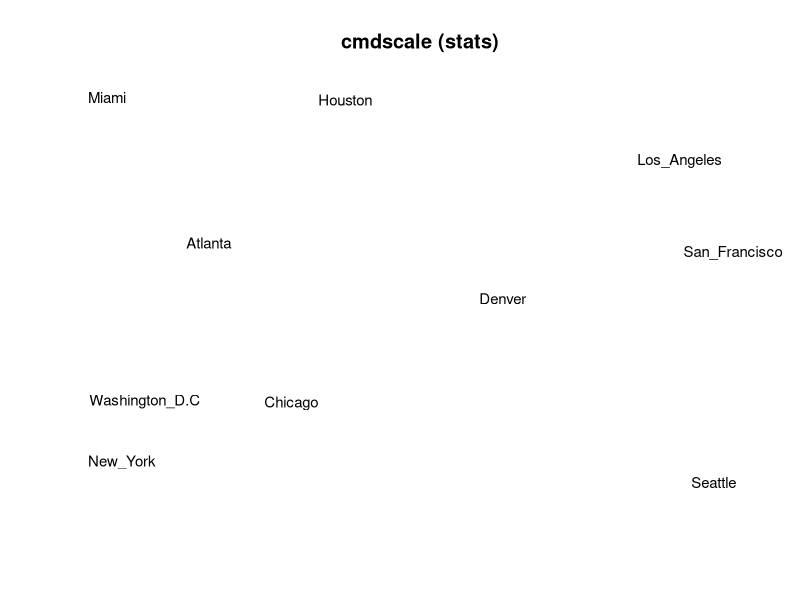
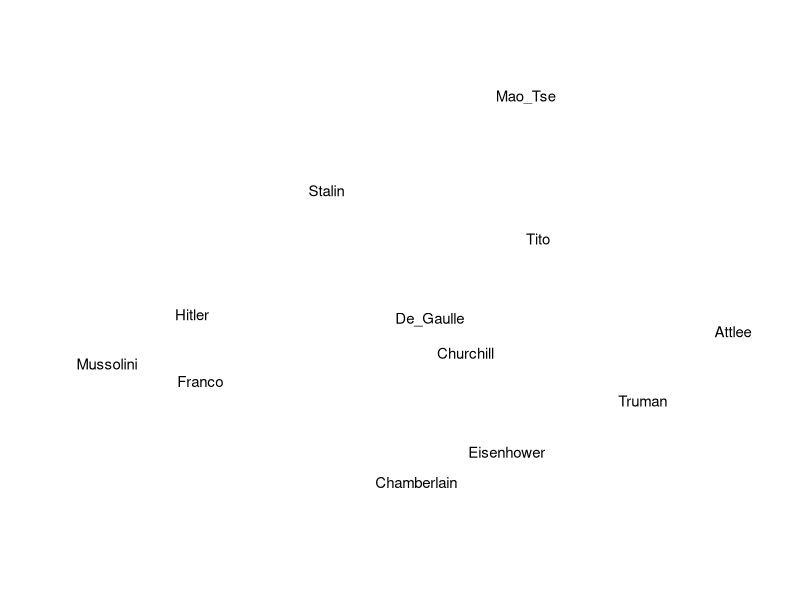

Recreate these plots in R, in order.
#================================================
#Multidimensional scaling (MDS) using R
     #---------Part(a)-----------#
#================================================

#Step 1: Create an empty matrix and define its dimensions ---
# The matrix will hold the distance data between 10 U.S. cities.
Air_line_data_2 <- matrix(ncol = 10, nrow = 10)

# Assign city names to the columns and rows
colnames(Air_line_data_2) <- c("Atlanta", "Chicago", "Denver", "Houston", "Los_Angeles", "Miami", "New_York", "San_Francisco", "Seattle", "Washington_D.C")
rownames(Air_line_data_2) <- c("Atlanta", "Chicago", "Denver", "Houston", "Los_Angeles", "Miami", "New_York", "San_Francisco", "Seattle", "Washington_D.C")

#Step 2: Populate the matrix with distance data ---
# The distances are fed into the lower triangle of the matrix.
Air_line_data_2[lower.tri(Air_line_data_2)] <- c(587, 1212, 701, 1936, 604, 748, 2139, 2182, 543, 920, 940, 1745, 1188, 713, 1858, 1737, 597, 879, 831, 1726, 1631, 949, 1021, 1494, 1374, 968, 1420, 1645, 1891, 1220, 2339, 2451, 347, 959, 2300, 1092, 2594, 2734, 923, 2571, 2408, 205, 678, 2442, 2329)

# Set the diagonal to zero (distance from a city to itself is 0)
diag(Air_line_data_2) <- 0

#Step 3: Convert the matrix to a distance object ---
# The cmdscale function works with distance objects.
# We also reflect the lower triangle to the upper triangle to make it a full symmetric matrix.
dist_data <- as.dist(Air_line_data_2)

#Step 4: Perform Classical (Metric) MDS ---
# cmdscale() performs the scaling, reducing the data to k=2 dimensions.
MMDS_1 <- cmdscale(dist_data, k = 2)

#Step 5: Plot the results ---
# 'type="n"' creates an empty plot.
plot(MMDS_1[, 1], MMDS_1[, 2], type = "n", xlab = "", ylab = "", axes = FALSE, main = "cmdscale (stats)")

# 'text()' adds the city names to the plot at their new 2D coordinates.
text(MMDS_1[, 1], MMDS_1[, 2], labels = rownames(MMDS_1), cex = 0.9, xpd = TRUE)


#================================================
#Multidimensional scaling (MDS) using R
     #---------Part(b)-----------#
#================================================

#Step 1: Load the MASS library for the isoMDS function ---
library(MASS)

#Step 2: Create an empty matrix for the dissimilarity data ---
World_war_Politicians_data_1 <- matrix(ncol = 12, nrow = 12)

# Assign names to the columns and rows
politician_names <- c("Hitler", "Mussolini", "Churchill", "Eisenhower", "Stalin", "Attlee", "Franco", "De_Gaulle", "Mao_Tse", "Truman", "Chamberlain", "Tito")
colnames(World_war_Politicians_data_1) <- politician_names
rownames(World_war_Politicians_data_1) <- politician_names

#Step 3: Populate the matrix with dissimilarity data ---
# Fill the lower triangle of the matrix with the provided dissimilarity scores.
World_war_Politicians_data_1[lower.tri(World_war_Politicians_data_1)] <- c(5, 11, 15, 8, 17, 5, 10, 16, 17, 12, 16, 14, 16, 13, 18, 3, 11, 18, 18, 14, 17, 7, 11, 11, 12, 5, 16, 8, 10, 8, 16, 16, 14, 8, 17, 6, 7, 12, 15, 13, 11, 12, 14, 16, 12, 16, 12, 16, 12, 9, 13, 9, 17, 16, 10, 12, 13, 9, 11, 7, 12, 17, 10, 9, 11, 15)

# Set the diagonal to zero
diag(World_war_Politicians_data_1) <- 0

#Step 4: Convert the matrix to a distance object ---
dist_politicians <- as.dist(World_war_Politicians_data_1)

#Step 5: Perform Non-Metric MDS ---
# The isoMDS() function is used for non-metric scaling.
NMMDS_1 <- isoMDS(dist_politicians, k = 2)

#Step 6: Plot the results ---
# Create an empty plot to place the labels on.
plot(NMMDS_1$points, type = "n", xlab = "", ylab = "", axes = FALSE)

# Add the politician names at their scaled coordinates.
text(NMMDS_1$points, labels = politician_names, cex = 0.9, xpd = TRUE)
